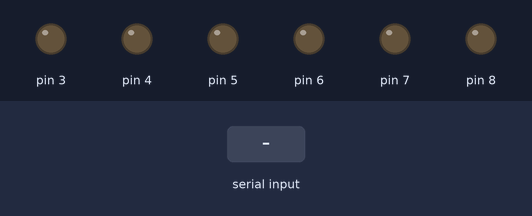
A program run on a simulated Arduino Nano, built with avr-gcc and run on an emulated ATmega328P. On the bench: output pins drawn as LEDs (lit = HIGH). The inputs (shaded band) are chosen by the test bench.

Above: at 1.2 s.
1.3 s: "0" received over the second serial link
At 1.6 s:
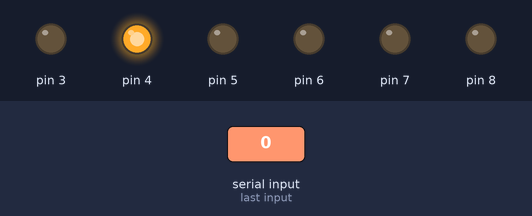
2.8 s: "1" received over the second serial link
At 4.0 s:
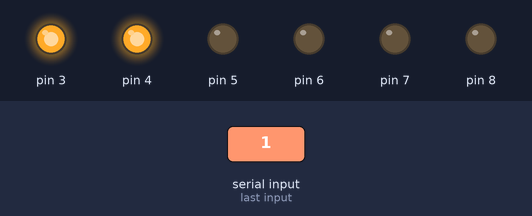
4.3 s: "2" received over the second serial link
At 5.1 s:
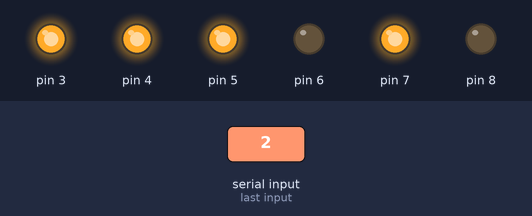
5.8 s: "6" received over the second serial link
At 6.2 s:
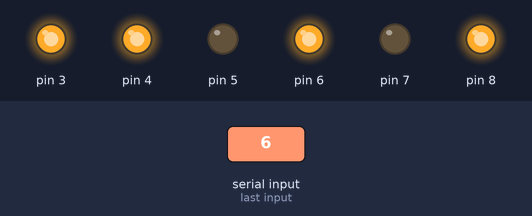
7.3 s: "0" received over the second serial link
At 8.5 s:
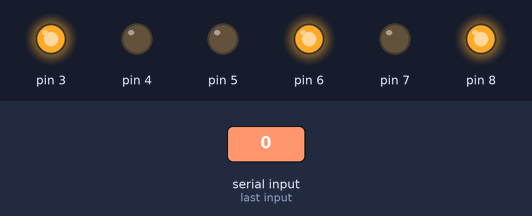
8.8 s: "4" received over the second serial link
At 9.7 s:
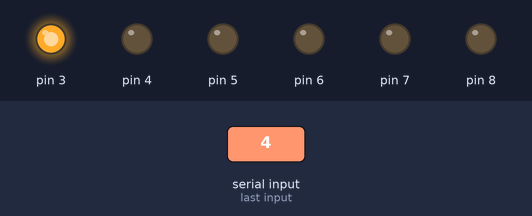
Timing chart, 0 to 11.3 s (numbered marks = the images above; inputs shaded):
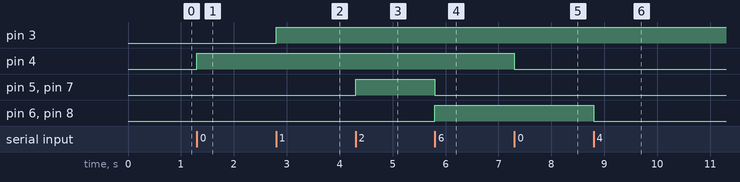

The program:

main.cpp
```cpp
#include <SoftwareSerial.h>
#include "outputDev.h"

//Bluetooth
enum SoftwareSerialPins
{
  SS_RX_PIN = 2,
  SS_TX_PIN = -1
};
SoftwareSerial bluetooth = SoftwareSerial(SS_RX_PIN,SS_TX_PIN);

//Output devices driven by L298N module
OutputDev brush(3);
OutputDev pump(4);
OutputDev leftWheel(5,6);
OutputDev rightWheel(7,8);

/**
 * @brief
 *
 * @param appData
 */
static void ProcessAppData(char appData)
{
  static bool togglePump;
  static bool toggleBrush;
  switch(appData)
  {
    case '0': //Pump control
      togglePump ^= true;
      pump.Write(togglePump);
      break;
    case '1': //Brush control
      toggleBrush ^= true;
      brush.Write(toggleBrush);
      break;
    case '2': //Move Back
      leftWheel.Write(true,false);
      rightWheel.Write(true,false);
      break;
    case '3': //Turn Left
      break;
    case '4': //Stop
      leftWheel.Write(false,false);
      rightWheel.Write(false,false);
      break;
    case '5': //Turn Right
      break;
    case '6': //Move Forward
      leftWheel.Write(false,true);
      rightWheel.Write(false,true);
      break;
  }
}

void setup()
{
  pinMode(SS_RX_PIN,INPUT);
  bluetooth.begin(9600);
}

void loop()
{
  //Testing bluetooth communication with app
  if(bluetooth.available())
  {
    char appData = bluetooth.read();
    ProcessAppData(appData);
  }
}
```

outputDev.h
```cpp
#ifndef OUTPUT_DEV_H
#define OUTPUT_DEV_H

#include <Arduino.h>
#define INVALID_PIN 255

class OutputDev
{
  private:
    uint8_t pin1;
    uint8_t pin2;
    void ConfigurePin(uint8_t pin);

  public:
    OutputDev(uint8_t pin1,uint8_t pin2 = INVALID_PIN);
    void Write(bool pinState);
    void Write(bool pin1State,bool pin2State);
};

#endif
```

outputDev.cpp
```cpp
#include "outputDev.h"

/**
 * @brief
 *
 * @param pin
 */
void OutputDev::ConfigurePin(uint8_t pin)
{
  if(pin != INVALID_PIN)
  {
    pinMode(pin,OUTPUT);
    digitalWrite(pin,LOW);
  }
}

/**
 * @brief Construct a new Output Dev:: Output Dev object
 *
 * @param pin1
 * @param pin2
 */
OutputDev::OutputDev(uint8_t pin1,uint8_t pin2)
{
  this->pin1 = pin1;
  this->pin2 = pin2;
  OutputDev::ConfigurePin(this->pin1);
  OutputDev::ConfigurePin(this->pin2);
}

/**
 * @brief
 *
 * @param pinState
 */
void OutputDev::Write(bool pinState)
{
  digitalWrite(this->pin1,pinState);
}

/**
 * @brief
 *
 * @param pin1State
 * @param pin2State
 */
void OutputDev::Write(bool pin1State,bool pin2State)
{
  digitalWrite(this->pin1,pin1State);
  digitalWrite(this->pin2,pin2State);
}
```

Measured:
- after the input at 1.3 s, pin 4: LOW → HIGH at once
- after the input at 2.8 s, pin 3: LOW → HIGH at once
- after the input at 4.3 s, pin 5, pin 7: LOW → HIGH at once
- after the input at 5.8 s, pin 5, pin 7: HIGH → LOW at once; pin 6, pin 8: LOW → HIGH at once
- after the input at 7.3 s, pin 4: HIGH → LOW at once
- after the input at 8.8 s, pin 6, pin 8: HIGH → LOW at once
